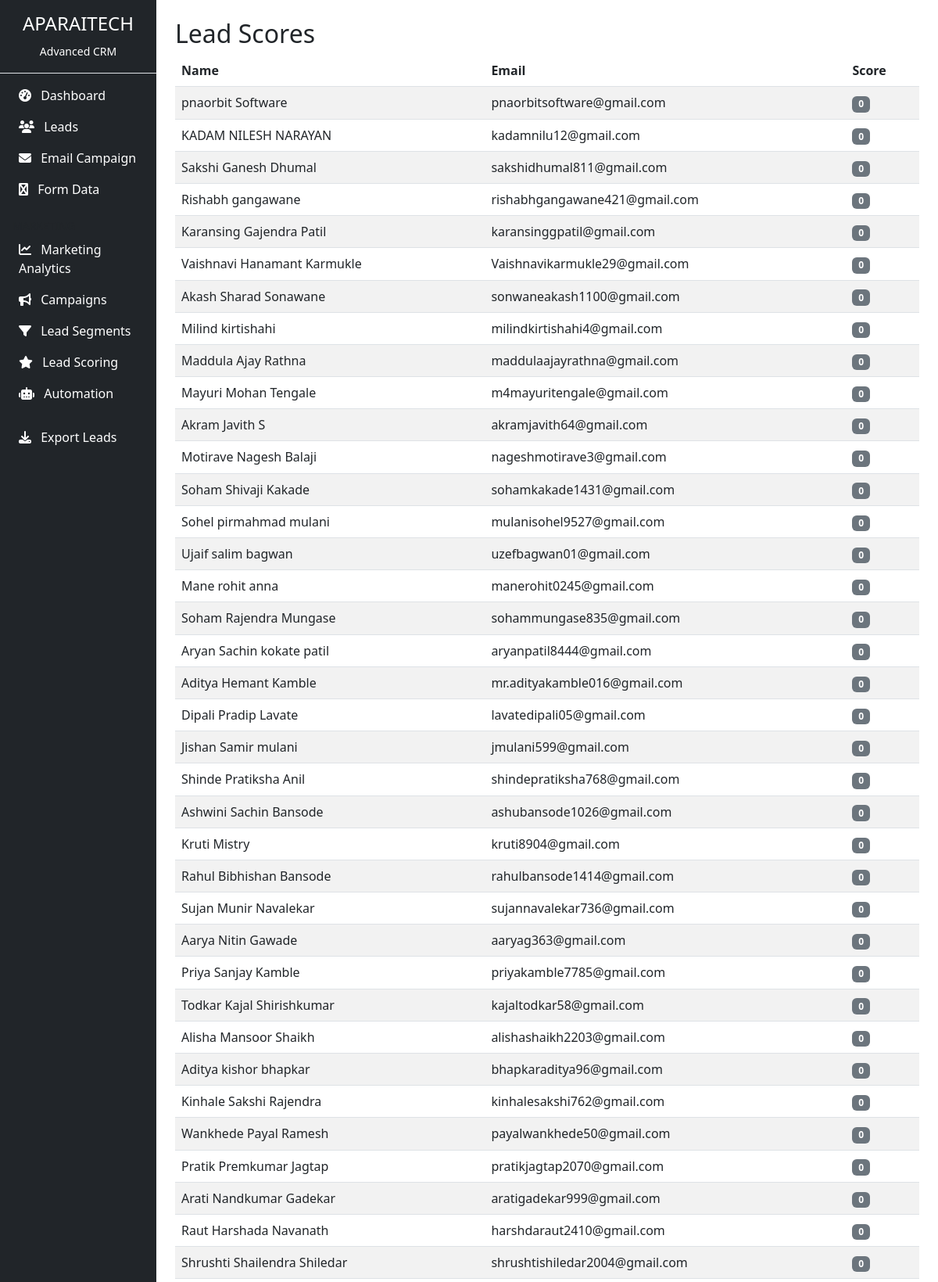
The app's page /lead-scoring (upper part) with its own data.
### tables this page shows
CREATE TABLE leads (
            id INTEGER PRIMARY KEY AUTOINCREMENT,
            name TEXT NOT NULL,
            email TEXT UNIQUE NOT NULL,
            phone TEXT,
            company TEXT,
            status TEXT DEFAULT 'New',
            score INTEGER DEFAULT 0,
            created_at TIMESTAMP DEFAULT CURRENT_TIMESTAMP
        );

### app.py (the view)
@app.route('/lead-scoring')
def lead_scoring():
    db = get_db()
    leads = db.execute('SELECT name, email, score FROM leads ORDER BY score DESC').fetchall()
    return render_template('lead_scoring.html', leads=leads)

### app.py (called while the page is built)
@app.teardown_appcontext
def close_connection(exception):
    db = getattr(g, '_database', None)
    if db is not None:
        db.close()

### database.py (called while the page is built)
def get_db():
    db = getattr(g, '_database', None)
    if db is None:
        db = g._database = sqlite3.connect(DATABASE)
        db.row_factory = sqlite3.Row
    return db

### templates/lead_scoring.html (shortened to what this page needs)
{% extends "base.html" %}
{% block content %}
<h2>Lead Scores</h2>
<table class="table table-striped">
    <thead><tr><th>Name</th><th>Email</th><th>Score</th></tr></thead>
    <tbody>
    {% for lead in leads %}
        <tr>
            <td>{{ lead.name }}</td><td>{{ lead.email }}</td>
            <td><span class="badge bg-{{ 'success' if lead.score>=50 else 'warning' if lead.score>=20 else 'secondary' }}">{{ lead.score }}</span></td>
    {% endfor %}
    </tbody>
</table>
{% endblock %}

### records on screen
leads: name "pnaorbit Software", email "pnaorbitsoftware@gmail.com", score "0"
leads: name "KADAM NILESH NARAYAN", email "kadamnilu12@gmail.com", score "0"
leads: name "Sakshi Ganesh Dhumal", email "sakshidhumal811@gmail.com", score "0"
leads: name "Rishabh gangawane", email "rishabhgangawane421@gmail.com", score "0"
leads: name "Karansing Gajendra Patil", email "karansinggpatil@gmail.com", score "0"
leads: name "Vaishnavi Hanamant Karmukle", email "Vaishnavikarmukle29@gmail.com", score "0"
leads: name "Akash Sharad Sonawane", email "sonwaneakash1100@gmail.com", score "0"
leads: name "Milind kirtishahi", email "milindkirtishahi4@gmail.com", score "0"
leads: name "Maddula Ajay Rathna", email "maddulaajayrathna@gmail.com", score "0"
leads: name "Mayuri Mohan Tengale", email "m4mayuritengale@gmail.com", score "0"
leads: name "Akram Javith S", email "akramjavith64@gmail.com", score "0"
leads: name "Motirave Nagesh Balaji", email "nageshmotirave3@gmail.com", score "0"
leads: name "Soham Shivaji Kakade", email "sohamkakade1431@gmail.com", score "0"
leads: name "Sohel pirmahmad mulani", email "mulanisohel9527@gmail.com", score "0"
leads: name "Ujaif salim bagwan", email "uzefbagwan01@gmail.com", score "0"
leads: name "Mane rohit anna", email "manerohit0245@gmail.com", score "0"
leads: name "Soham Rajendra Mungase", email "sohammungase835@gmail.com", score "0"
leads: name "Aryan Sachin kokate patil", email "aryanpatil8444@gmail.com", score "0"
leads: name "Aditya Hemant Kamble", email "mr.adityakamble016@gmail.com", score "0"
leads: name "Dipali Pradip Lavate", email "lavatedipali05@gmail.com", score "0"
leads: name "Jishan Samir mulani", email "jmulani599@gmail.com", score "0"
leads: name "Shinde Pratiksha Anil", email "shindepratiksha768@gmail.com", score "0"
leads: name "Ashwini Sachin Bansode", email "ashubansode1026@gmail.com", score "0"
leads: name "Kruti Mistry", email "kruti8904@gmail.com", score "0"
leads: name "Rahul Bibhishan Bansode", email "rahulbansode1414@gmail.com", score "0"
leads: name "Sujan Munir Navalekar", email "sujannavalekar736@gmail.com", score "0"
leads: name "Aarya Nitin Gawade", email "aaryag363@gmail.com", score "0"
leads: name "Priya Sanjay Kamble", email "priyakamble7785@gmail.com", score "0"
leads: name "Todkar Kajal Shirishkumar", email "kajaltodkar58@gmail.com", score "0"
leads: name "Alisha Mansoor Shaikh", email "alishashaikh2203@gmail.com", score "0"
leads: name "Aditya kishor bhapkar", email "bhapkaraditya96@gmail.com", score "0"
leads: name "Kinhale Sakshi Rajendra", email "kinhalesakshi762@gmail.com", score "0"
leads: name "Wankhede Payal Ramesh", email "payalwankhede50@gmail.com", score "0"
leads: name "Pratik Premkumar Jagtap", email "pratikjagtap2070@gmail.com", score "0"
leads: name "Arati Nandkumar Gadekar", email "aratigadekar999@gmail.com", score "0"
leads: name "Raut Harshada Navanath", email "harshdaraut2410@gmail.com", score "0"
leads: name "Shrushti Shailendra Shiledar", email "shrushtishiledar2004@gmail.com", score "0"
